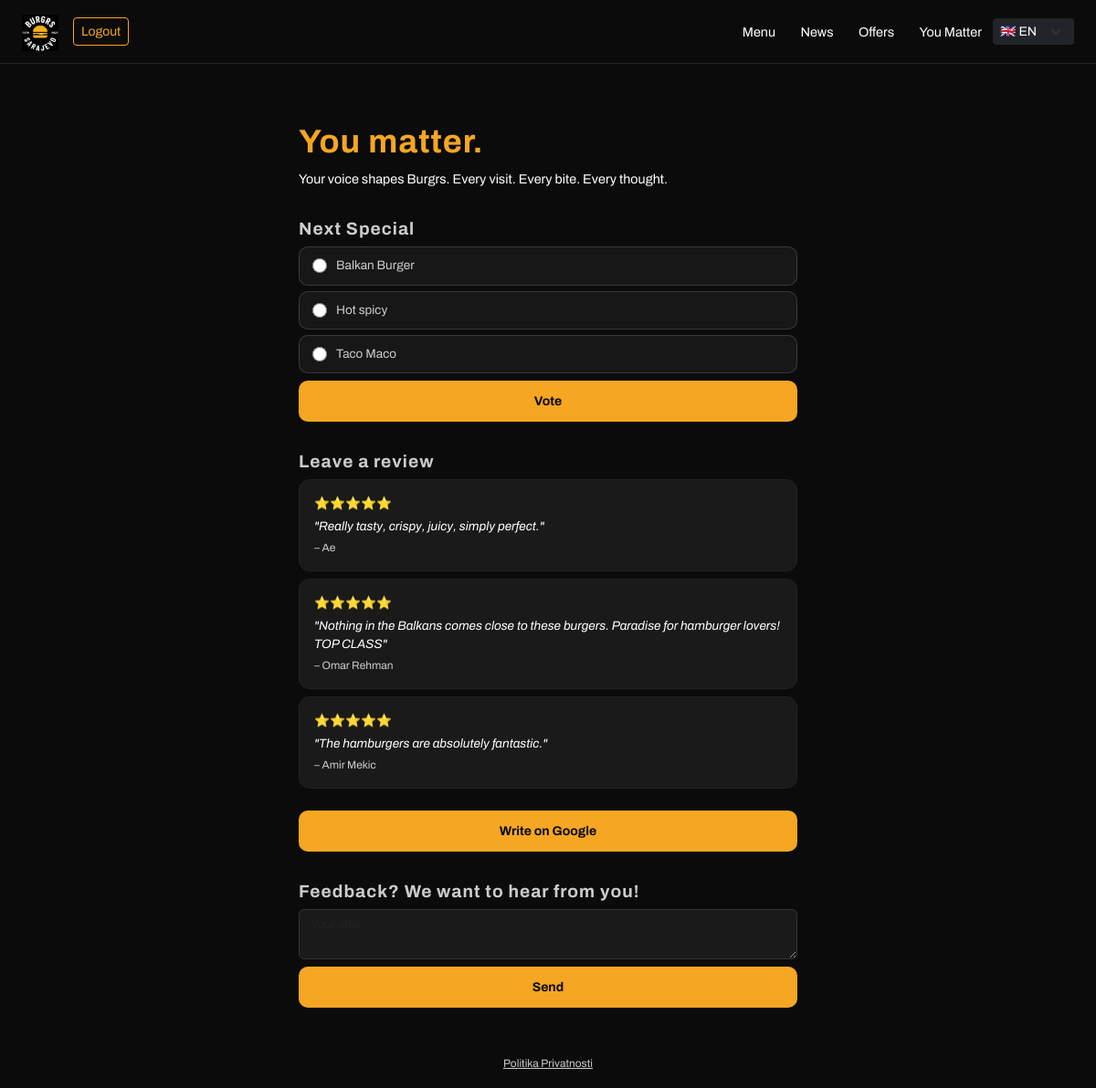
Screenshot of /youmatter/ (signed in) with the database file from the repository.
### meny/models.py (models this page shows, shortened)
class PollAlternativ(models.Model):
    namn = models.CharField(max_length=100)
    aktiv = models.BooleanField(default=True)
    ordning = models.PositiveIntegerField(default=0)
    class Meta:
        verbose_name = "Poll-alternativ"
        verbose_name_plural = "Poll-alternativ"
        ordering = ['ordning']

### meny/views.py (the view)
# urls.py: path('youmatter/', views.youmatter, name='youmatter'),
def youmatter(request):
    google_review_url = "https://tinyurl.com/burgrssarajevo"
    poll_alternativ = PollAlternativ.objects.filter(aktiv=True).order_by('ordning')
    rost_resultat = []
    for alt in poll_alternativ:
        antal = Rost.objects.filter(val=alt.namn).count()
        rost_resultat.append({'namn': alt.namn, 'antal': antal})
    total_rost = sum(r['antal'] for r in rost_resultat)
    har_rostat = False
    if request.user.is_authenticated:
        har_rostat = Rost.objects.filter(user=request.user).exists()
    return render(request, 'meny/youmatter.html', {
        'google_review_url': google_review_url,
        'poll_alternativ': poll_alternativ,
        'rost_resultat': rost_resultat,
        'total_rost': total_rost,
        'har_rostat': har_rostat,
    })

### meny/context_processors.py (called while the page is built)
def banners(request):
    return {'banners': Banner.objects.filter(aktiv=True)}

### meny/templates/meny/youmatter.html (shortened to what this page needs)
{% extends 'meny/base.html' %}
{% load i18n %}
{% block content %}
<div class="row mt-4" style="padding-top: 40px;">
    <div class="col-lg-6 mx-auto">
        <h1 style="color: var(--yellow); font-family: 'Archivo', sans-serif; font-weight: 700; letter-spacing: 1px; font-size: clamp(1.5rem, 3vw, 2.5rem);">{% trans "You matter." %}</h1>
        <p style="color: var(--white); font-size: 0.9rem; margin-bottom: 32px;">{% trans "Your voice shapes Burgrs. Every visit. Every bite. Every thought." %}</p>
        <h2 style="font-size: 1.2rem; color: var(--light-gray);">{% trans "Next Special" %}</h2>
        {% if not user.is_authenticated %}
            <p style="color: var(--light-gray); font-size: 0.8rem;">
                <a href="{% url 'account_login' %}" style="color: var(--yellow);">{% trans "Login" %}</a>
                {% trans "to vote!" %}
            </p>
        {% else %}
            <form method="post" action="{% url 'rosta' %}" id="poll-form">
                <div style="display: flex; flex-direction: column; gap: 6px; margin-top: 8px;">
                    {% for alt in poll_alternativ %}
                        <label style="display: flex; align-items: center; gap: 10px; padding: 10px 14px; background: rgba(255,255,255,0.05); border: 1px solid rgba(255,255,255,0.15); border-radius: 10px; cursor: pointer; transition: all 0.2s; font-size: 0.85rem; color: var(--light-gray);">
                            <input type="radio" name="val" value="{{ alt.id }}"
                                   style="width: 16px; height: 16px; accent-color: var(--yellow); cursor: pointer; flex-shrink: 0;">
                            <span>{{ alt.namn }}</span>
                        </label>
                    {% endfor %}
                </div>
                <button type="submit" class="btn btn-primary btn-sm w-100 mt-2" style="border-radius: 10px;">{% trans "Vote" %}</button>
            </form>
        {% endif %}
        <h2 style="font-size: 1.2rem; color: var(--light-gray); margin-top: 32px;">{% trans "Leave a review" %}</h2>
        <div class="card p-3 mb-2" style="background: var(--dark-gray); border: 1px solid #222;">
            <p style="color: var(--yellow); margin: 0; font-size: 0.85rem;">⭐⭐⭐⭐⭐</p>
            <p style="color: white; font-style: italic; margin: 4px 0; font-size: 0.85rem;">"Really tasty, crispy, juicy, simply perfect."</p>
            <small style="color: var(--light-gray); font-size: 0.75rem;">– Ae</small>
        </div>
        <div class="card p-3 mb-2" style="background: var(--dark-gray); border: 1px solid #222;">
            <p style="color: var(--yellow); margin: 0; font-size: 0.85rem;">⭐⭐⭐⭐⭐</p>
            <p style="color: white; font-style: italic; margin: 4px 0; font-size: 0.85rem;">"Nothing in the Balkans comes close to these burgers. Paradise for hamburger lovers! TOP CLASS"</p>
            <small style="color: var(--light-gray); font-size: 0.75rem;">– Omar Rehman</small>
        </div>
        <div class="card p-3 mb-2" style="background: var(--dark-gray); border: 1px solid #222;">
            <p style="color: var(--yellow); margin: 0; font-size: 0.85rem;">⭐⭐⭐⭐⭐</p>
            <p style="color: white; font-style: italic; margin: 4px 0; font-size: 0.85rem;">"The hamburgers are absolutely fantastic."</p>
            <small style="color: var(--light-gray); font-size: 0.75rem;">– Amir Mekic</small>
        </div>
        <a href="{{ google_review_url }}" target="_blank" class="btn btn-primary btn-sm w-100 mt-3" style="border-radius: 10px;">{% trans "Write on Google" %}</a>
        <h2 style="font-size: 1.2rem; color: var(--light-gray); margin-top: 32px;">{% trans "Feedback? We want to hear from you!" %}</h2>
        <form method="post" action="https://formspree.io/f/maqkrroz">
            <textarea name="suggestion" class="form-control mb-2" rows="2" placeholder="{% trans 'Your idea...' %}" style="background: var(--dark-gray); color: white; border: 1px solid #333; font-size: 0.85rem;"></textarea>
            <button type="submit" class="btn btn-primary btn-sm w-100" style="border-radius: 10px;">{% trans "Send" %}</button>
        </form>
    </div>
</div>
{% endblock %}

### meny/templates/meny/base.html (style rules this page uses)
:root { --black: #0B0B0B; --dark-gray: #1A1A1A; --yellow: #F5A623; --white: #FFFFFF; --light-gray: #CCCCCC; }
body { background: var(--black); color: var(--white); font-family: 'Archivo', sans-serif; }
h1, h2, h3, .navbar-brand { font-family: 'Archivo', sans-serif; font-weight: 700; letter-spacing: 1px; }
.btn-primary { background: var(--yellow); border: none; color: var(--black); font-weight: 700; border-radius: 8px; padding: 12px 24px; }
.card { background: var(--dark-gray); border: 1px solid #222; border-radius: 12px; overflow: hidden; transition: transform 0.2s ease, box-shadow 0.2s ease; }
.card p { color: var(--light-gray); }
.btn { transition: all 0.2s ease; }
a { transition: color 0.2s ease; }
button { cursor: pointer; }

### rows the page displays
PollAlternativ: namn "Balkan Burger"
PollAlternativ: namn "Hot spicy"
PollAlternativ: namn "Taco Maco"
